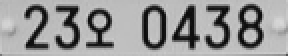
#> input picture chap12/images/plate/000.png, 144 x 28 px, found by its file name (shown 2 times larger); its folder holds only this picture in this run
$ python 04.save_plates.py   (older library calls are emulated)
#> lines starting #> are read from the running program, lines starting #| are printed output that depends on the picture; after the words box and inside, x2 and y2 are one past the last pixel; in counts of white or black regions, pixels touching at a corner belong together
### chap12/header/plate_preprocess_save.py
import numpy as np, cv2

def preprocessing(car_no):
#> called with car_no = 0
    image = cv2.imread("images/plate/yes/%03d.png" %car_no, cv2.IMREAD_COLOR)
#> image is the input picture: shape (28, 144, 3); min 6, max 216, mean 151.5
    if image is None: return None, None

    kernel = np.ones((5, 13), np.uint8)                          # 닫힘 연산 마스크
    gray = cv2.cvtColor(image, cv2.COLOR_BGR2GRAY)               # 명암도 영상 변환
    gray = cv2.blur(gray, (5, 5))                                # 블러링
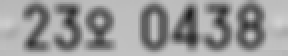
#> gray: shape (28, 144) (shown 2 times larger); min 30, max 209, mean 151.6
    gray = cv2.Sobel(gray, cv2.CV_8U, 1, 0, 3)                   # 소벨 에지 검출
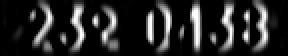
#> gray: shape (28, 144) (shown 2 times larger); min 0, max 255, mean 39.2

    th_img = cv2.threshold(gray, 120, 255, cv2.THRESH_BINARY)[1] # 이진화 수행
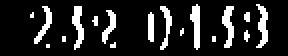
#> th_img: shape (28, 144) (shown 2 times larger); 14.4% white; 17 white regions (9 under 20 px)
    morph = cv2.morphologyEx(th_img, cv2.MORPH_CLOSE,  kernel, iterations=3)
#> morph: shape (28, 144); every value is 255


    # cv2.imshow("th_img", th_img); cv2.imshow("morph", morph)
    return image, morph

def verify_aspect_size(size):
    w, h = size
    if h == 0 or w == 0: return False

    aspect = h/ w if h > w else w/ h       # 종횡비 계산

    chk1 = 3000 < (h * w) < 12000          # 번호판 넓이 조건
    chk2 = 2.0 < aspect < 6.5       # 번호판 종횡비 조건
    return (chk1 and chk2)

def find_candidates(image):
    results = cv2.findContours(image, cv2.RETR_EXTERNAL, cv2.CHAIN_APPROX_SIMPLE)
    contours = results[0] if int(cv2.__version__[0]) >= 4 else results[1]

    rects = [cv2.minAreaRect(c) for c in contours]         # 외곽 최소 영역
    candidates = [(tuple(map(int, center)), tuple(map(int, size)), angle)
             for center, size, angle in rects if verify_aspect_size(size)]

    return candidates

# [9 lines of commented-out code are left out]

### chap12/header/plate_candidate.py
import numpy as np, cv2

def color_candidate_img(image, center):
    h, w = image.shape[:2]
    fill = np.zeros((h + 2, w + 2), np.uint8)           # 채움 영역
    dif1, dif2 = (25, 25, 25), (25, 25, 25)             # 채움 색상 범위
    flags = 4 + 0xff00 + cv2.FLOODFILL_FIXED_RANGE                                # 채움 방향
    flags += cv2.FLOODFILL_MASK_ONLY

    # 후보 영역을 유사 컬러로 채우기
    pts = np.random.randint( -15, 15, (20,2) )          # 20개 좌표 생성
    pts = pts + center
    for x, y in pts:                                 # 랜덤 좌표 평행 이동
        if 0 <= x < w and 0 <= y < h:
            _, _, fill, _ = cv2.floodFill(image, fill, (x,y), 255, dif1, dif2, flags)

    # 이진화 및 외곽영역 추출후 회전 사각형 검출
    return cv2.threshold(fill, 120, 255, cv2.THRESH_BINARY)[1]

def rotate_plate(image, rect):
    center, (w, h), angle = rect       # 중심점, 크기, 회전 각도
    if w < h :                         # 세로가 긴 영역이면
        w, h = h, w                    # 가로와 세로 맞바꿈
        angle += 270                    # 회전 각도 조정

    size = image.shape[1::-1]            # 행태와 크기는 역순
    rot_mat = cv2.getRotationMatrix2D(center, angle, 1)  # 회전 행렬 계산
    rot_img= cv2.warpAffine(image, rot_mat, size, cv2.INTER_CUBIC)  # 회전 변환

    crop_img = cv2.getRectSubPix(rot_img, (w, h), center)  # 후보영역 가져오기
    crop_img = cv2.cvtColor(crop_img, cv2.COLOR_BGR2GRAY)
    return cv2.resize(crop_img, (144, 28))

### chap12/04.save_plates.py
import cv2

from header.plate_preprocess_save import *        # 전처리 및 후보 영역 검출 함수
from header.plate_candidate import *         # 후보 영역 개선 및 후보 영상 생성 함수

nsample = 70
for car_no in range(nsample):
    try:
        print(car_no)
        #car_no = int(input("자동차 영상 번호 (0~69): "))
        image, morph = preprocessing(car_no)                               # 전처리
        candidates = find_candidates(morph)                        # 번호판 후보 영역 검색
#> in find_candidates, `results = cv2.findContours(image, cv2.RETR_EXTERNAL, cv2.CHAIN_APPROX_..`: results = 1 contour; box (x1, y1, x2, y2) and area: (0, 0, 144, 28) 3861
#> in find_candidates, `contours = results[0] if int(cv2.__version__[0]) >= 4 else results[1]`: contours = [[[0, 0], [0, 27], [143, 27], [143, 0]]]
#> in find_candidates, `rects = [cv2.minAreaRect(c) for c in contours]`: rects = [((71.5, 13.5), (27, 143), -90)]
#> in find_candidates, `candidates = [(tuple(map(int, center)), tuple(map(int, size)), angle) ..`: candidates = [((71, 13), (27, 143), -90)]
#> candidates = [((71, 13), (27, 143), -90)]

        fills = [color_candidate_img(image, size) for size, _, _ in candidates]
#> after the loop in color_candidate_img, `for x, y in pts:`:
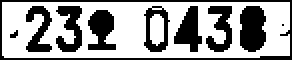
#> fill: shape (30, 146) (shown 2 times larger); min 0, max 255, mean 158
#> in color_candidate_img, `return cv2.threshold(fill, 120, 255, cv2.THRESH_BINARY)[1]`: returned value: shape (30, 146); 61.9% white; 10 black regions (2 under 20 px)
#> fills = 1 item
        new_candis = [find_candidates(fill) for fill in fills]
#> in find_candidates (call 2), `results = cv2.findContours(image, cv2.RETR_EXTERNAL, cv2.CHAIN_APPROX_..`: results = 1 contour; box (x1, y1, x2, y2) and area: (1, 1, 145, 29) 3836
#> in find_candidates (call 2), `contours = results[0] if int(cv2.__version__[0]) >= 4 else results[1]`: contours has the same summary as results
#> new_candis = 1 item
        new_candis = [cand[0] for cand in new_candis if cand]
#> new_candis = [((72, 14), (27, 143), -90)]
        candidate_imgs = [rotate_plate(image, cand) for cand in new_candis]
#> in rotate_plate, `rot_img= cv2.warpAffine(image, rot_mat, size, cv2.INTER_CUBIC)`:
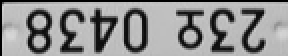
#> rot_img: shape (28, 144, 3) (shown 2 times larger); min 0, max 216, mean 143.6
#> in rotate_plate, `crop_img = cv2.getRectSubPix(rot_img, (w, h), center)`:
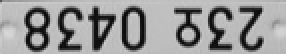
#> crop_img: shape (27, 143, 3) (shown 2 times larger); min 6, max 216, mean 149.9
#> in rotate_plate, `return cv2.resize(crop_img, (144, 28))`:
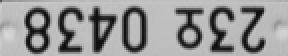
#> returned value: shape (28, 144) (shown 2 times larger); min 13, max 215, mean 149.9
#> candidate_imgs = 1 item

        svm = cv2.ml.SVM_load("SVMTrain.xml")                  # 학습된 데이터 적재
        rows = np.reshape(candidate_imgs, (len(candidate_imgs), -1))    # 1행 데이터들로 변환
        _, results = svm.predict(rows.astype("float32"))                # 분류 수행
        correct = np.where(results == 1)[0]        # 1인 값의 위치 찾기

        #print('분류 결과:\n', results)
        #print('번호판 영상 인덱스:', correct )

        for i, idx in enumerate(correct):
            #cv2.imshow("plate image_" +str(i), candidate_imgs[idx])
            #cv2.resizeWindow("plate image_" + str(i), (250,28))
            resized_image = cv2.resize(candidate_imgs[idx], (144, 28))
            cv2.imwrite("images/plate/%03d.png" %car_no, resized_image)

        for i, candi in enumerate(new_candis):
            color = (0, 255, 0) if i in correct else (0, 0, 255)
            cv2.polylines(image, [np.int32(cv2.boxPoints(candi))], True, color, 2)

    except:
        print('예외가 발생했습니다.')

#> (the run stopped early here; a loop or call above may not have finished)
